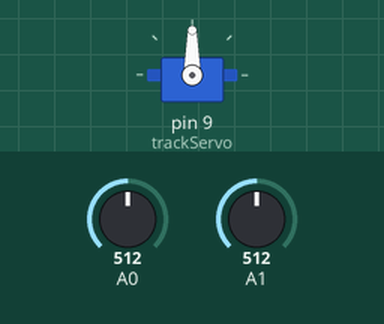
This sketch was run on a simulated Arduino Uno, built with avr-gcc and run on an emulated ATmega328P. On the bench: servo. Inputs (shaded band) come from the test bench; at power-on: A0 = 512, A1 = 512.

Above: at 1.2 s.
1.3 s: A0 set to 524
2.8 s: A0 set to 540
At 3.27 s:
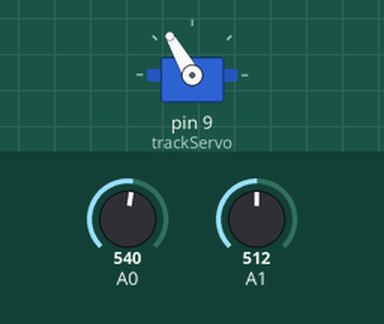
At 4.5 s:
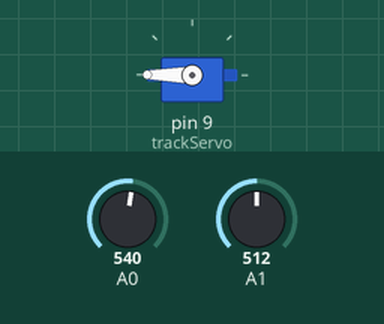
5.8 s: A1 set to 543
7.3 s: A1 set to 568
At 10.6 s:
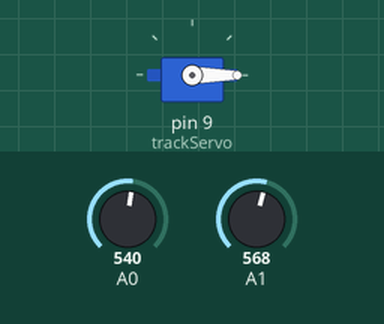
Timing chart, 0 to 11.3 s (numbered marks = the images above; inputs shaded):
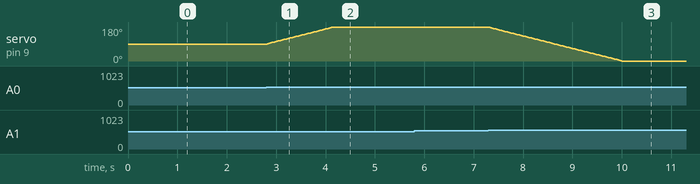

The sketch:

tracker_solaire_photovoltaique.ino
```cpp
#include <Servo.h>

Servo trackServo;
int positionServo = 90;

void setup() {
  trackServo.attach(9);
  trackServo.write(positionServo);

  // Configuration des broches des capteurs de lumière
  pinMode(A0, INPUT);
  pinMode(A1, INPUT);

  Serial.begin(9600); // Permet d'afficher les valeurs pour le réglage
}

void loop() {
  int ldrGauche = analogRead(A0); // Photorésistance Gauche
  int ldrDroite = analogRead(A1); // Photorésistance Droite

  int tolerance = 20; // Évite que le moteur ne tremble pour de toutes petites variations

  // SUR WOKWI : Plus la valeur lue est PETITE, plus il y a de LUMIÈRE.
  // Donc si (ldrGauche - ldrDroite) > tolerance, cela signifie que LDR_Droite a une valeur plus petite,
  // donc LDR_Droite reçoit PLUS de lumière. Le moteur doit aller vers la DROITE.

  if ((ldrGauche - ldrDroite) > tolerance) {
    if (positionServo < 180) positionServo += 2; // Pivoter à droite (vers la lumière)
  }
  else if ((ldrDroite - ldrGauche) > tolerance) {
    if (positionServo > 0) positionServo -= 2;   // Pivoter à gauche (vers la lumière)
  }

  trackServo.write(positionServo);

  delay(30); // CRUCIAL SUR WOKWI : Laisse le temps au servomoteur de se déplacer proprement
}
```

Measured:
- the behaviour switches between 532 and 533 on A0 (found by bisection; images 0 and 1)
- the behaviour switches between 560 and 561 on A1 (found by bisection; images 2 and 3)
- after the input at 1.3 s, every drawn part: stays the same
- after the input at 2.8 s, servo on pin 9 (trackServo): moves from 90° to 180° over 1.3 s, starting at once
- after the input at 5.8 s, every drawn part: stays the same
- after the input at 7.3 s, servo on pin 9 (trackServo): moves from 180° to 0° over 2.7 s, starting at once
